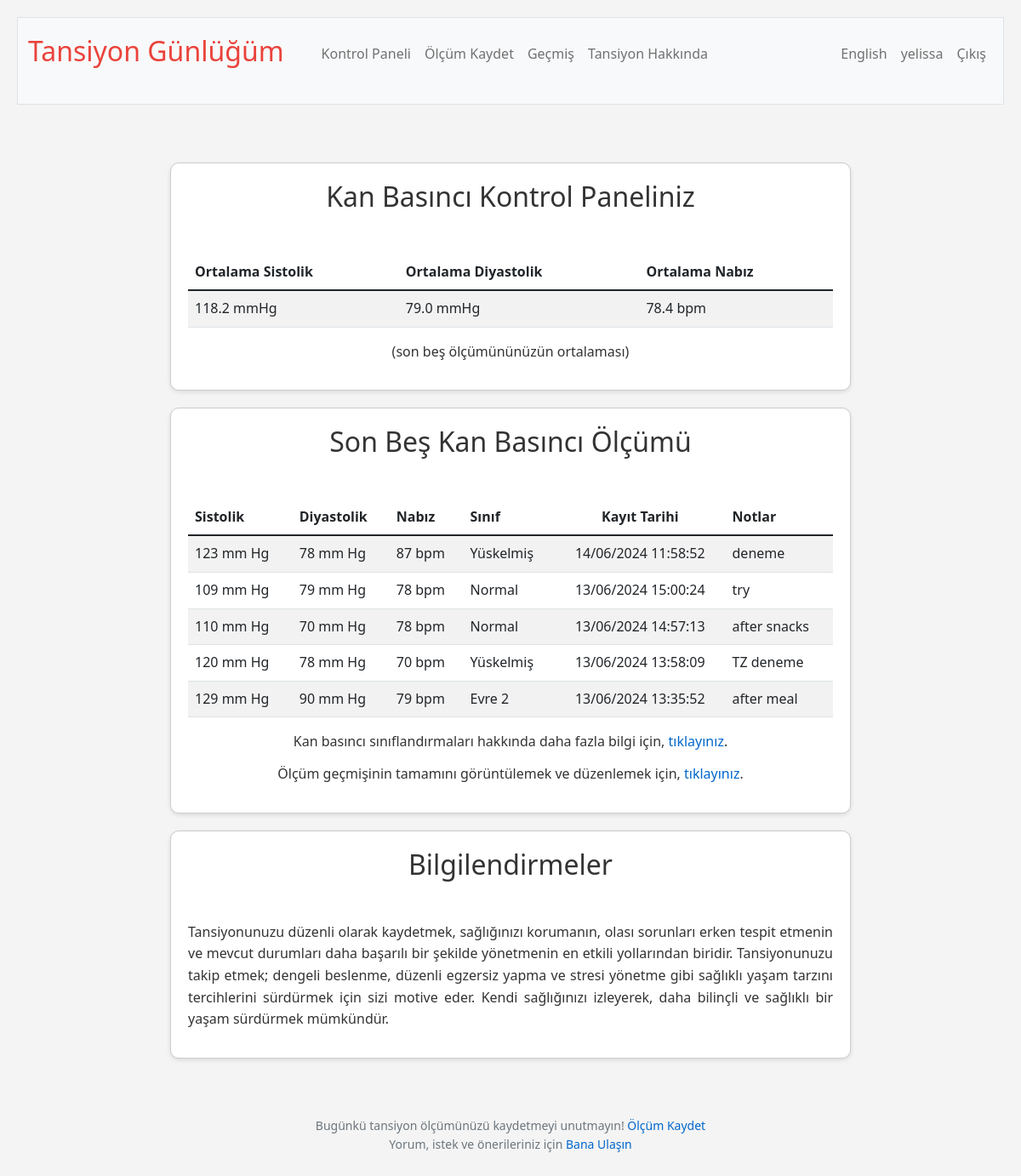
The page /dashboard (signed in) on the database as committed earlier.
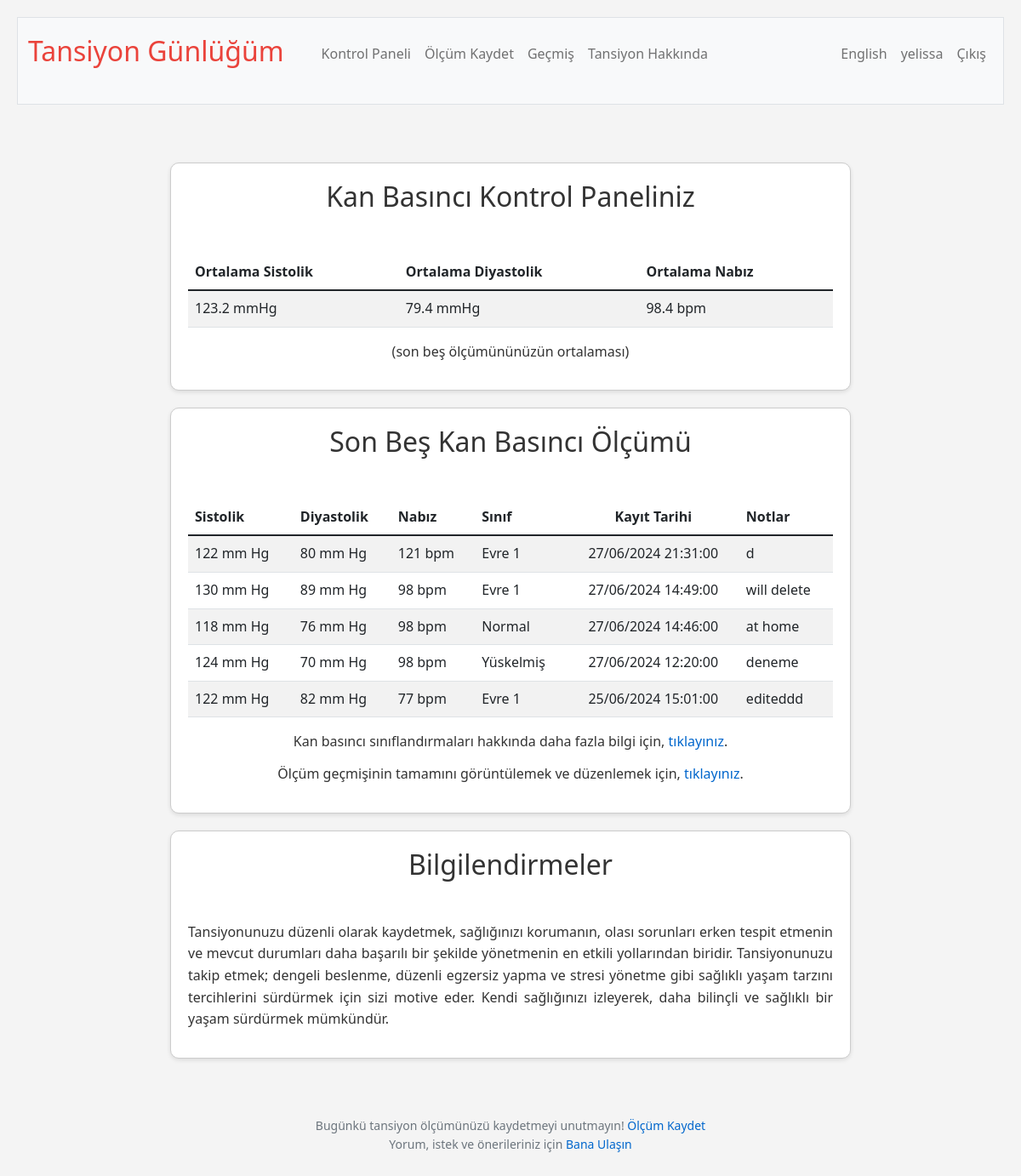
The same page on the database as committed later.
### tables this page shows
CREATE TABLE blood_pressure_readings (
id INTEGER PRIMARY KEY AUTOINCREMENT NOT NULL,
user_id INTEGER NOT NULL,
systolic INTEGER NOT NULL,
diastolic INTEGER NOT NULL,
pulse INTEGER,
reading_date DATETIME DEFAULT CURRENT_TIMESTAMP,
notes TEXT,
FOREIGN KEY (user_id) REFERENCES users (id));

### app.py (the view)
@app.route("/dashboard")
@login_required
def dashboard():
    user_id = session["user_id"]
    user_timezone = db.execute("SELECT timezone FROM users WHERE id = ?", user_id)[0]['timezone']
    user_tz = pytz.timezone(user_timezone)
    recording_rows = db.execute("SELECT * FROM blood_pressure_readings WHERE user_id = ? ORDER BY reading_date DESC LIMIT 5;", user_id)
    for row in recording_rows:
        row["classification"] = classify_bp(row["systolic"], row["diastolic"])
        utc_time = row["reading_date"]
        try:
            local_time = pytz.utc.localize(datetime.strptime(utc_time, '%Y-%m-%d %H:%M:%S')).astimezone(user_tz)
            row["reading_date"] = local_time.strftime('%d/%m/%Y %H:%M:%S')
        except Exception:
            row["reading_date"] = utc_time
    user_avg_recording = db.execute("""
        SELECT AVG(systolic) AS avg_systolic, AVG(diastolic) AS avg_diastolic, AVG(pulse) AS avg_pulse
        FROM (
            SELECT systolic, diastolic, pulse
            FROM blood_pressure_readings
            WHERE user_id = ?
            ORDER BY reading_date DESC
            LIMIT 5
        )
    """, user_id)
    if user_avg_recording:
        avg_data = {
            'avg_systolic': round(user_avg_recording[0]['avg_systolic'], 1) if user_avg_recording[0]['avg_systolic'] else '',
            'avg_diastolic': round(user_avg_recording[0]['avg_diastolic'], 1) if user_avg_recording[0]['avg_diastolic'] else '',
            'avg_pulse': round(user_avg_recording[0]['avg_pulse'], 1) if user_avg_recording[0]['avg_pulse'] else ''
        }
    else:
        avg_data = {'avg_systolic': 'N/A', 'avg_diastolic': 'N/A', 'avg_pulse': 'N/A'}
    return render_template("dashboard.html", classes=g.language_data['classes'], data=g.language_data['dashboard'], last5reading=recording_rows, user_id=user_id, user_avg_recording=[avg_data])

### app.py (called while the page is built)
@app.before_request
def load_language_data():
    if 'language' not in session:
        session['language'] = 'tr'
    user_lang = session['language']
    with open(f'languages/{user_lang}.json', 'r') as file:
        g.language_data = json.load(file)
    g.language_data['current_lang'] = user_lang

@app.after_request
def after_request(response):
    response.headers["Cache-Control"] = "no-cache, no-store, must-revalidate"
    response.headers["Expires"] = 0
    response.headers["Pragma"] = "no-cache"
    return response

@app.context_processor
def inject_layout_data():
    return dict(layout_data=g.language_data['layout'])

@app.context_processor
def inject_user_details():
    if 'user_id' in session:
        user_id = session['user_id']
        user_info = db.execute("SELECT username FROM users WHERE id = ?", user_id)
        if user_info:
            username = user_info[0]['username']
        else:
            username = None
    else:
        username = None
    return {'username': username}

### templates/dashboard.html (shortened to what this page needs)
{% extends "layout.html" %}
{% block main %}
<div class="section" id="average-table">
    <h2>{{ data.heading }}</h2>
    <table class="table table-striped">
        <thead>
            <tr>
                <th class="text-start">{{ data.avgSystolic }}</th>
                <th class="text-start">{{ data.avgDiastolic }}</th>
                <th class="text-start">{{ data.avgPulse }}</th>
            </tr>
        </thead>
        <tbody>
            {% for row in user_avg_recording %}
            <tr>
                <td class="text-start">{{ row.avg_systolic }} mmHg</td>
                <td class="text-start">{{ row.avg_diastolic }} mmHg</td>
                <td class="text-start">{{ row.avg_pulse }} bpm</td>
            </tr>
            {% endfor %}
        </tbody>
    </table>
    <p class="text-center">{{ data.description }}</p>
</div>
<div class="section", id="trends">
    <h2>{{ data.last5heading }}</h2>
    <table class="table table-striped">
        <thead>
            <tr>
                <th class="text-start">{{ data.systolic }}</th>
                <th class="text-start">{{ data.diastolic }}</th>
                <th class="text-start">{{ data.pulse }}</th>
                <th class="text-start">{{ data.readingClassification }}</th>
                <th class="text-center">{{ data.dateRecorded }}</th>
                <th class="text-start">{{ data.notes }}</th>
            </tr>
        </thead>
        <tbody>
            {% for row in last5reading %}
            <tr>
                <td class="text-start">{{ row.systolic }} mm Hg</td>
                <td class="text-start">{{ row.diastolic }} mm Hg</td>
                <td class="text-start">{{ row.pulse }} bpm</td>
                <td class="text-start">{{ classes[row.classification] }}</td>
                <td class="text-center">{{ row.reading_date }}</td>
                <td class="text-start">{{ row.notes }}</td>
            </tr>
            {% endfor %}
        </tbody>
    </table>
    <p>{{ data.classificationLink.text }}, <a href="/resources">{{ data.classificationLink.textUrl }}</a>.</p>
    <p>{{ data.historyLink.text }}, <a href="/history">{{ data.historyLink.textUrl }}</a>.</p>
</div>
<div class="section", id="alerts-tips-section">
    <h2>{{ data.alertsHeading }}</h2>
    <p>{{ data.comment }}</p>
</div>
{% endblock %}

Rows that differ between the two databases and show on the page:
no longer on this page (row edited): blood_pressure_readings: systolic "123", diastolic "78", pulse "87", classes "Yüskelmiş", reading_date "14/06/2024 11:58:52", notes "deneme"
no longer on this page (row unchanged): blood_pressure_readings: systolic "109", diastolic "79", pulse "78", classes "Normal", reading_date "13/06/2024 15:00:24", notes "try"
no longer on this page (row unchanged): blood_pressure_readings: systolic "110", diastolic "70", pulse "78", classes "Normal", reading_date "13/06/2024 14:57:13", notes "after snacks"
no longer on this page (row unchanged): blood_pressure_readings: systolic "120", diastolic "78", pulse "70", classes "Yüskelmiş", reading_date "13/06/2024 13:58:09", notes "TZ deneme"
no longer on this page (row unchanged): blood_pressure_readings: systolic "129", diastolic "90", pulse "79", classes "Evre 2", reading_date "13/06/2024 13:35:52", notes "after meal"
added blood_pressure_readings: systolic "122", diastolic "80", pulse "121", classes "Evre 1", reading_date "27/06/2024 21:31:00", notes "d"
added blood_pressure_readings: systolic "130", diastolic "89", pulse "98", classes "Evre 1", reading_date "27/06/2024 14:49:00", notes "will delete"
added blood_pressure_readings: systolic "118", diastolic "76", pulse "98", classes "Normal", reading_date "27/06/2024 14:46:00", notes "at home"
added blood_pressure_readings: systolic "124", diastolic "70", pulse "98", classes "Yüskelmiş", reading_date "27/06/2024 12:20:00", notes "deneme"
added blood_pressure_readings: systolic "122", diastolic "82", pulse "77", classes "Evre 1", reading_date "25/06/2024 15:01:00", notes "editeddd"
Other text that changed with them:
new list line: "123.2 mmHg 79.4 mmHg 98.4 bpm"
list line gone: "118.2 mmHg 79.0 mmHg 78.4 bpm"
